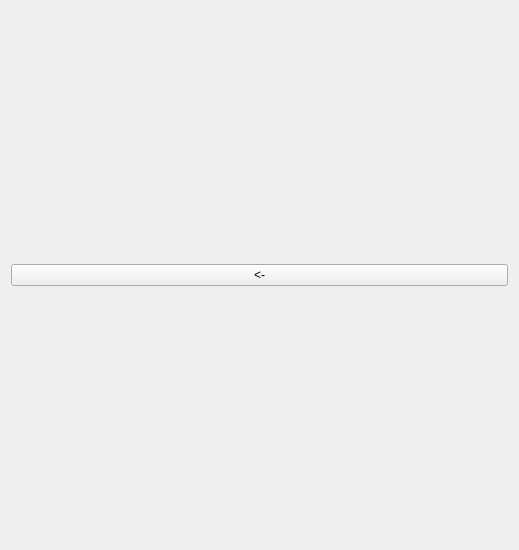
<?xml version="1.0" encoding="UTF-8"?>
<ui version="4.0">
 <class>AccountWin</class>
 <widget class="QWidget" name="AccountWin">
  <property name="geometry">
   <rect>
    <x>0</x>
    <y>0</y>
    <width>519</width>
    <height>550</height>
   </rect>
  </property>
  <property name="windowTitle">
   <string>Form</string>
  </property>
  <property name="autoFillBackground">
   <bool>true</bool>
  </property>
  <layout class="QVBoxLayout" name="verticalLayout_2">
   <item>
    <layout class="QVBoxLayout" name="verticalLayout_3"/>
   </item>
   <item>
    <layout class="QHBoxLayout" name="horizontalLayout">
     <item>
      <widget class="QPushButton" name="exitButton">
       <property name="text">
        <string>&lt;-</string>
       </property>
      </widget>
     </item>
    </layout>
   </item>
  </layout>
 </widget>
 <resources/>
 <connections/>
</ui>
